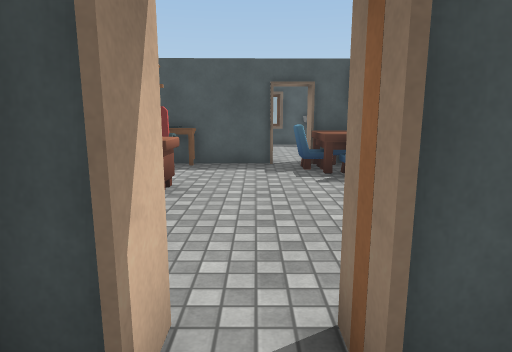
[1] (above)

24 first-person views from a walk through a Unity game level. The camera is 1.4 m above the floor, tilts 10° down and sees 75° across. The floor is counted in squares, 1 m on a side. Each view is taken from the middle of a square. On the plan, view 1 faces up. The plan holds only what a view shows up to about 15 squares ahead; the rest is blank. The place goes on beyond the plan. Some surface patterns are stand-ins.

[2]
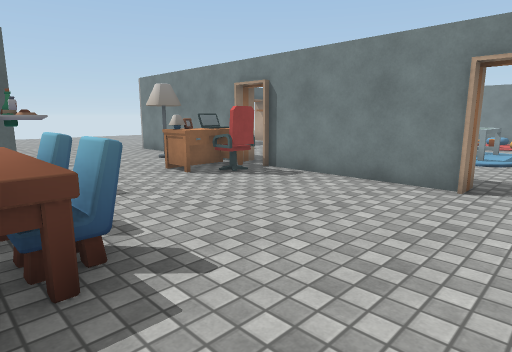

[3]
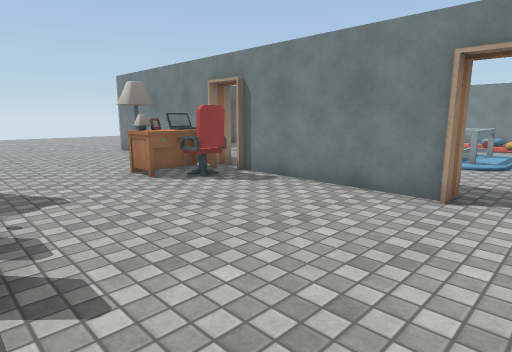

[4]
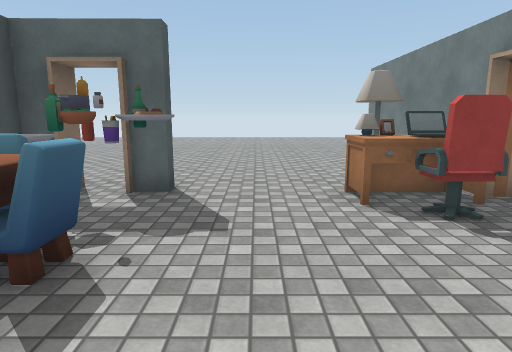

[5]
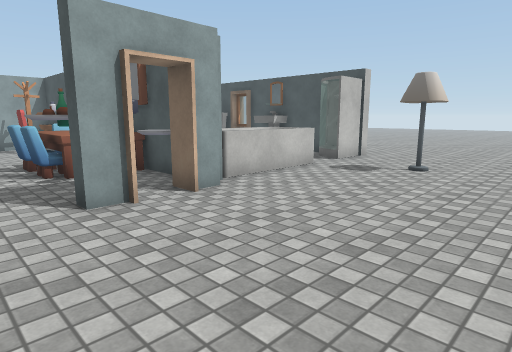

[6]
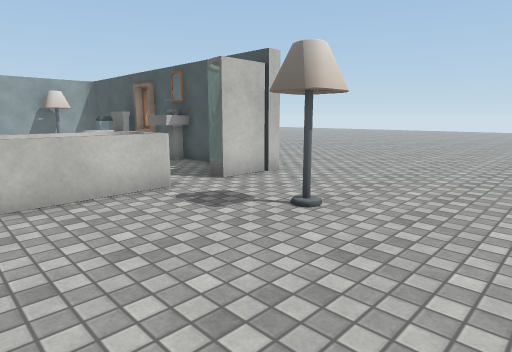

[7]
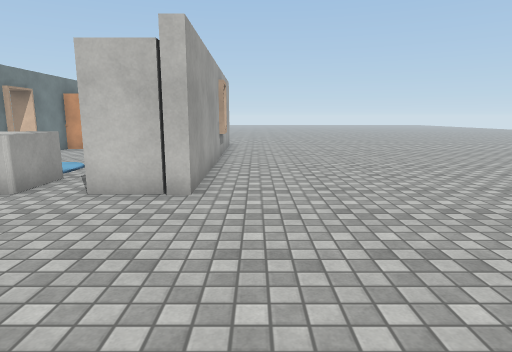

[8]
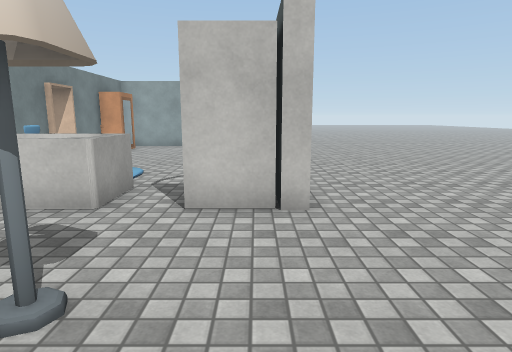

[9]
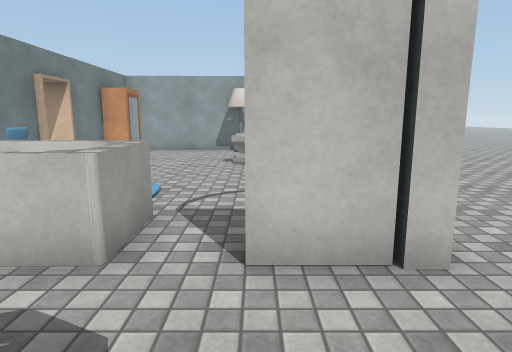

[10]
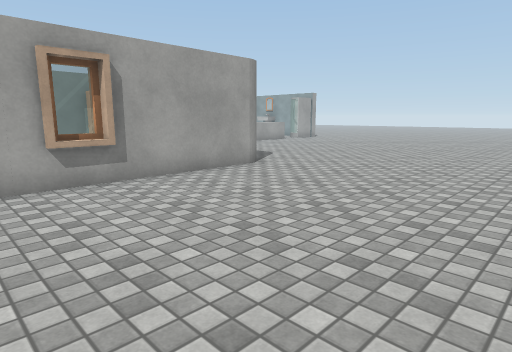

[11]
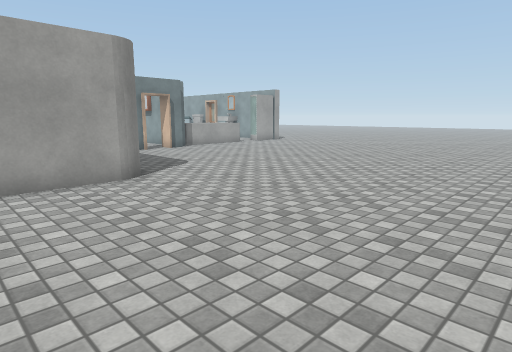

[12]
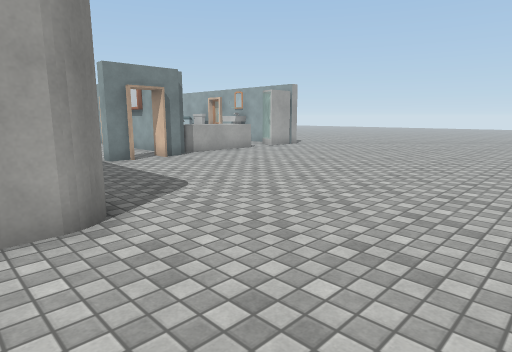

[13]
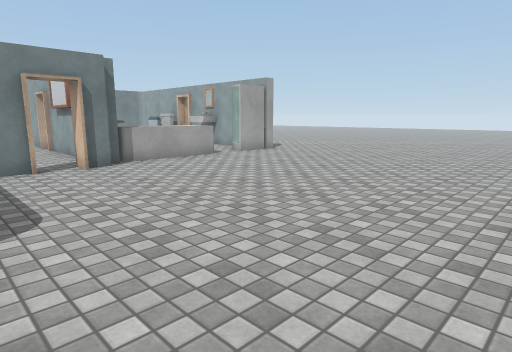

[14]
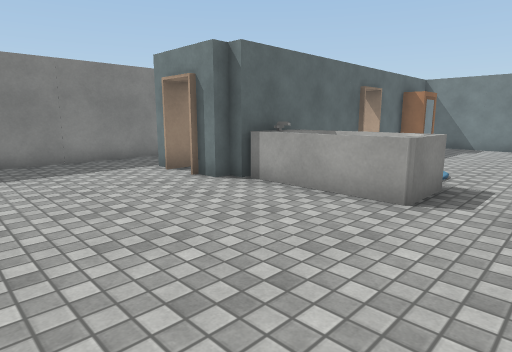

[15]
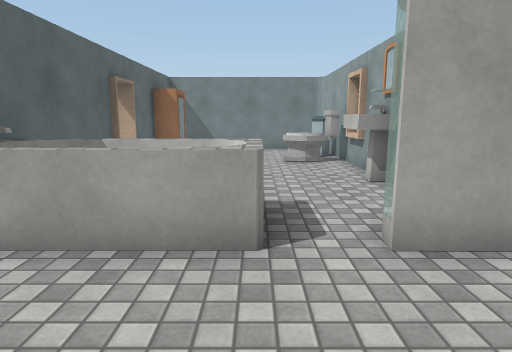

[16]
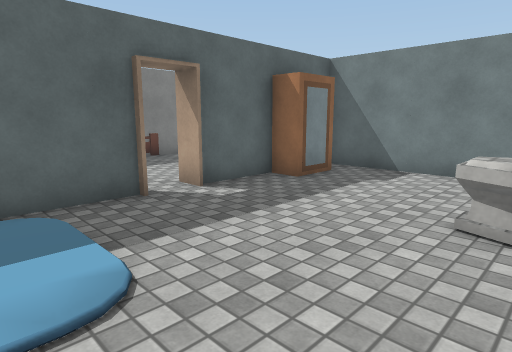

[17]
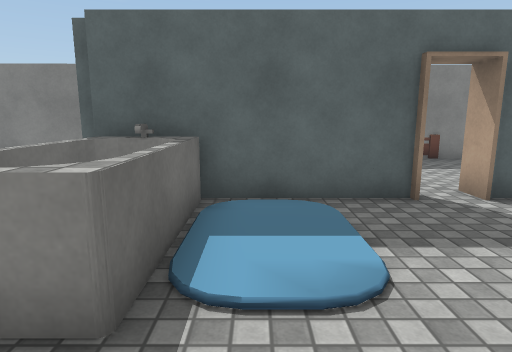

[18]
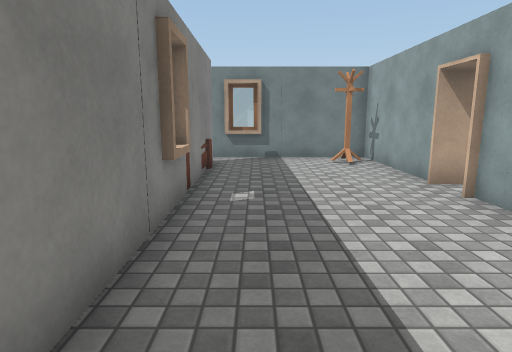

[19]
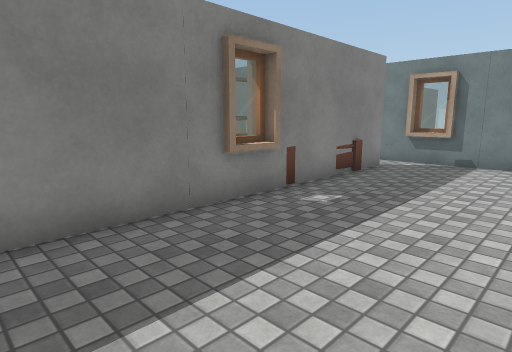

[20]
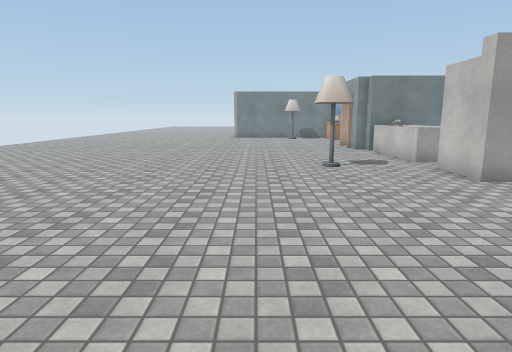

[21]
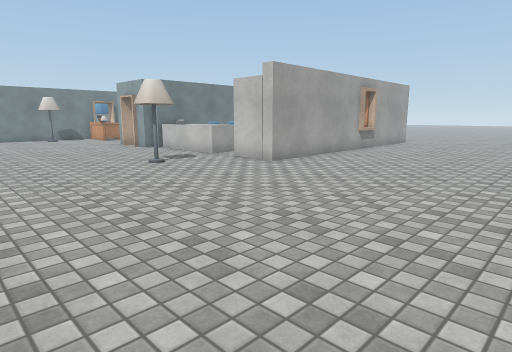

[22]
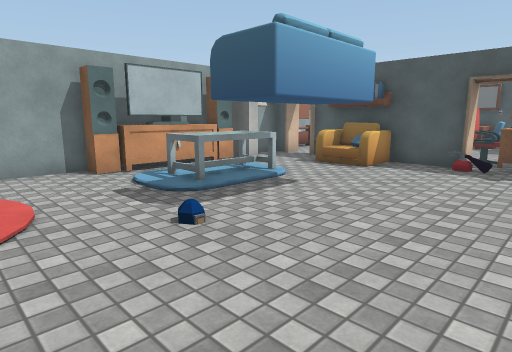

[23]
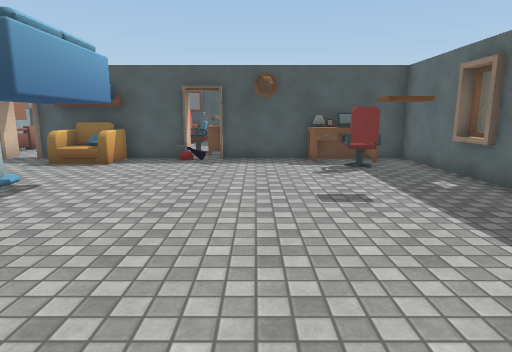

[24]
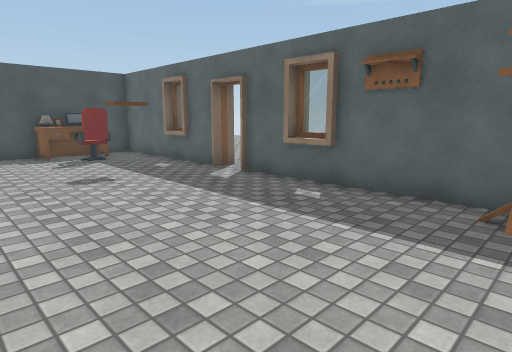

### Floor plan
Points are (right, up) in squares from view 1. A wall is a line through its corners. A room is listed if a view was taken in it or the views show most of it. See-through windows are left out.
Room 1 (views 1, 22, 23, 24)
walls: (12.9, -8.4) (12.9, -7); (13.1, -4.1) (13.1, 1.5) (6.8, 1.5); (5.6, 1.5) (0.6, 1.5) (0.6, 1.9); (12.9, -3) (12.9, -1.6); (-0.4, -1.6) (-0.4, -5.3) (-0.6, -5.3) (-0.6, -6); (-1.4, -3.6) (-1.4, -7.9); (-0.1, -0.8) (-0.1, -1.2) (-1, -1.2); (-1.4, -2) (-1.4, -3.5); (13.1, -11.4) (13.1, -5.6); (-0.6, 2.1) (-0.6, 1.5); (-1.4, 1.5) (-1.4, 0.4)
low walls: (3.6, -0.2) (1.8, -0.2)
ways out: opening at (0, 3) to room 2; opening at (13.5, -5)
objects: other object (1, -5) to (2, -3); other object (3, 1); other object (5, -5); other object (10, 0) to (10, 1); other object (11, -1) to (11, 0); other object (11, 1); other object (12, 1)
Room 2 (views 2, 3, 4, 5, 6, 7, 8, 9, 10, 11, 12, 13, 14, 15, 16, 17, 18, 20, 21)
walls: (0.5, 10.9) (0.5, 10.2) (-4.4, 10.1) (-4.3, 8.3); (-1.5, 16.8) (-1.7, 16.3); (-0.2, 17.3) (-1.9, 17.3); (0.7, 17.3) (0.2, 17.3); (1.5, 17.1) (0.1, 17.1); (-1.6, 10.6) (0.2, 10.7); (0.1, 17.9) (1.5, 17.9); (2.6, 10.2) (1.7, 10.2) (1.6, 10.7) (7.2, 10.8) (7.2, 10.3) (7.6, 10.3) (7.6, 9.6) (7.2, 9.6) (7.2, 10.3) (4.6, 10.3); (-4.4, 15.6) (-4.4, 11.1); (-4.3, 17.7) (7.1, 17.8) (7.1, 17.3); (-4.8, 10.5) (-4.9, 16.7); (5.6, 17.4) (1.3, 17.3); (-7.9, 11.2) (-7.2, 11.2) (-7.2, 10.8); (7.7, 8.3) (7.7, 7.7) (7.2, 7.7) (7.2, 8.3); (-1.6, 4.2) (-1.6, 3.5); (0.6, 1.9) (5.5, 1.9); (-10.3, 5.3) (-10.3, 10.8) (-9.8, 10.8) (-9.8, 11.2) (-9.1, 11.2); (7.2, 1.9) (13.5, 1.9); (6.8, 1.5) (6.8, 2); (-10.3, 1.5) (-10.3, 4.1); (-16.4, 2.2) (-16, 1.9); (-16.5, -0.8) (-10.4, -0.8)
ways out: opening at (0, 3) to room 1; opening at (-6.5, 11) to room 3; opening at (-2, 5.7) to room 3; gap at (-10, 5) to room 3; gap at (-8.5, 11) to room 3
objects: other object (-16, 3) to (-15, 4); other object (-16, 6) to (-16, 7); other object (-16, 10) to (-16, 11); other object (-14, 9) to (-11, 11); other object (-13, 9) to (-11, 9); other object (-11, 0) to (-11, 2); other object (-4, 15); other object (-3, 9) to (-2, 9); other object (-3, 11) to (-2, 11); other object (-2, 6) to (-2, 7); other object (-1, 15) to (0, 16); other object (1, 9); other object (2, 8) to (3, 8); other object (2, 8) to (5, 9); other object (3, 10); other object (3, 17); other object (4, 8); other object (5, 3) to (6, 4); other object (5, 9); other object (5, 12) to (5, 14); other object (6, 2); other object (6, 3) to (7, 3); other object (6, 7); other object (6, 8); other object (6, 9); other object (6, 11) to (7, 14); other object (6, 16) to (7, 17); other object (10, 3); other object (10, 15)
Room 3 (view 19)
walls: (-4.9, 5.2) (-4.9, 6.5); (-4.7, 4.5) (-4.8, 10.5); (-9.8, 3.8) (-9.8, -0.8) (-4, -0.8); (-9.8, 9.3) (-9.8, 5.3); (-4.6, 0.3) (-4.6, 1.7); (-1.8, 3.1) (-1.8, 3.6); (-6.3, -0.6) (-4.9, -0.6)
ways out: opening at (-6.5, 11) to room 2; opening at (-2, 5.7) to room 2; gap at (-10, 5) to room 2; gap at (-8.5, 11) to room 2; opening at (-4.5, 0)
objects: other object (-5, 2) to (-4, 4); other object (-2, 5)

Where each view was taken, in squares from view 1:
view 1: 0 up, 0 right, facing up
view 2: 9 up, 1 left, facing down-right
view 3: 8 up, 1 left, facing down-right
view 4: 6 up, 1 right, facing right
view 5: 6 up, 13 right, facing up-left
view 6: 11 up, 13 right, facing up-left
view 7: 19 up, 13 right, facing left
view 8: 17 up, 12 right, facing left
view 9: 16 up, 10 right, facing left
view 10: 25 up, 3 right, facing down-left
view 11: 25 up, 1 left, facing down-left
view 12: 22 up, 3 left, facing down-left
view 13: 21 up, 6 left, facing down-left
view 14: 16 up, 16 left, facing down-right
view 15: 14 up, 14 left, facing down
view 16: 8 up, 16 left, facing down-right
view 17: 8 up, 16 left, facing right
view 18: 11 up, 6 left, facing down
view 19: 10 up, 9 left, facing down-right
view 20: 25 up, 12 right, facing down
view 21: 25 up, 15 right, facing down-left
view 22: 9 down, 8 right, facing up-left
view 23: 10 down, 8 right, facing up
view 24: 12 down, 7 right, facing up-right
